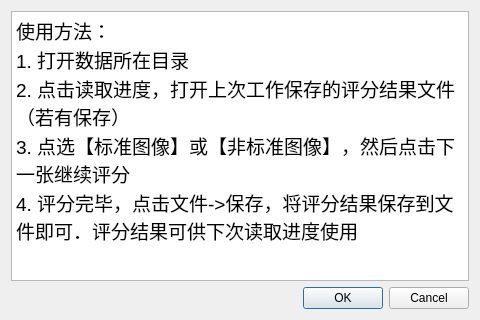
<?xml version="1.0" encoding="UTF-8"?>
<ui version="4.0">
 <class>DialogHelp</class>
 <widget class="QDialog" name="DialogHelp">
  <property name="geometry">
   <rect>
    <x>0</x>
    <y>0</y>
    <width>480</width>
    <height>320</height>
   </rect>
  </property>
  <property name="minimumSize">
   <size>
    <width>480</width>
    <height>320</height>
   </size>
  </property>
  <property name="windowTitle">
   <string>帮助</string>
  </property>
  <layout class="QVBoxLayout" name="verticalLayout_2">
   <item>
    <layout class="QVBoxLayout" name="verticalLayout">
     <item>
      <widget class="QTextBrowser" name="textBrowser">
       <property name="minimumSize">
        <size>
         <width>0</width>
         <height>0</height>
        </size>
       </property>
       <property name="html">
        <string>&lt;!DOCTYPE HTML PUBLIC &quot;-//W3C//DTD HTML 4.0//EN&quot; &quot;http://www.w3.org/TR/REC-html40/strict.dtd&quot;&gt;
&lt;html&gt;&lt;head&gt;&lt;meta name=&quot;qrichtext&quot; content=&quot;1&quot; /&gt;&lt;style type=&quot;text/css&quot;&gt;
p, li { white-space: pre-wrap; }
&lt;/style&gt;&lt;/head&gt;&lt;body style=&quot; font-family:'Sans'; font-size:14pt; font-weight:400; font-style:normal;&quot;&gt;
&lt;p style=&quot; margin-top:0px; margin-bottom:0px; margin-left:0px; margin-right:0px; -qt-block-indent:0; text-indent:0px;&quot;&gt;使用方法：&lt;/p&gt;
&lt;p style=&quot; margin-top:0px; margin-bottom:0px; margin-left:0px; margin-right:0px; -qt-block-indent:0; text-indent:0px;&quot;&gt;1. 打开数据所在目录&lt;/p&gt;
&lt;p style=&quot; margin-top:0px; margin-bottom:0px; margin-left:0px; margin-right:0px; -qt-block-indent:0; text-indent:0px;&quot;&gt;2. 点击读取进度，打开上次工作保存的评分结果文件（若有保存）&lt;/p&gt;
&lt;p style=&quot; margin-top:0px; margin-bottom:0px; margin-left:0px; margin-right:0px; -qt-block-indent:0; text-indent:0px;&quot;&gt;3. 点选【标准图像】或【非标准图像】，然后点击下一张继续评分&lt;/p&gt;
&lt;p style=&quot; margin-top:0px; margin-bottom:0px; margin-left:0px; margin-right:0px; -qt-block-indent:0; text-indent:0px;&quot;&gt;4. 评分完毕，点击文件-&amp;gt;保存，将评分结果保存到文件即可．评分结果可供下次读取进度使用&lt;/p&gt;&lt;/body&gt;&lt;/html&gt;</string>
       </property>
      </widget>
     </item>
     <item>
      <widget class="QDialogButtonBox" name="buttonBox">
       <property name="orientation">
        <enum>Qt::Horizontal</enum>
       </property>
       <property name="standardButtons">
        <set>QDialogButtonBox::Cancel|QDialogButtonBox::Ok</set>
       </property>
      </widget>
     </item>
    </layout>
   </item>
  </layout>
 </widget>
 <resources/>
 <connections>
  <connection>
   <sender>buttonBox</sender>
   <signal>accepted()</signal>
   <receiver>DialogHelp</receiver>
   <slot>accept()</slot>
   <hints>
    <hint type="sourcelabel">
     <x>248</x>
     <y>254</y>
    </hint>
    <hint type="destinationlabel">
     <x>157</x>
     <y>274</y>
    </hint>
   </hints>
  </connection>
  <connection>
   <sender>buttonBox</sender>
   <signal>rejected()</signal>
   <receiver>DialogHelp</receiver>
   <slot>reject()</slot>
   <hints>
    <hint type="sourcelabel">
     <x>316</x>
     <y>260</y>
    </hint>
    <hint type="destinationlabel">
     <x>286</x>
     <y>274</y>
    </hint>
   </hints>
  </connection>
 </connections>
</ui>
